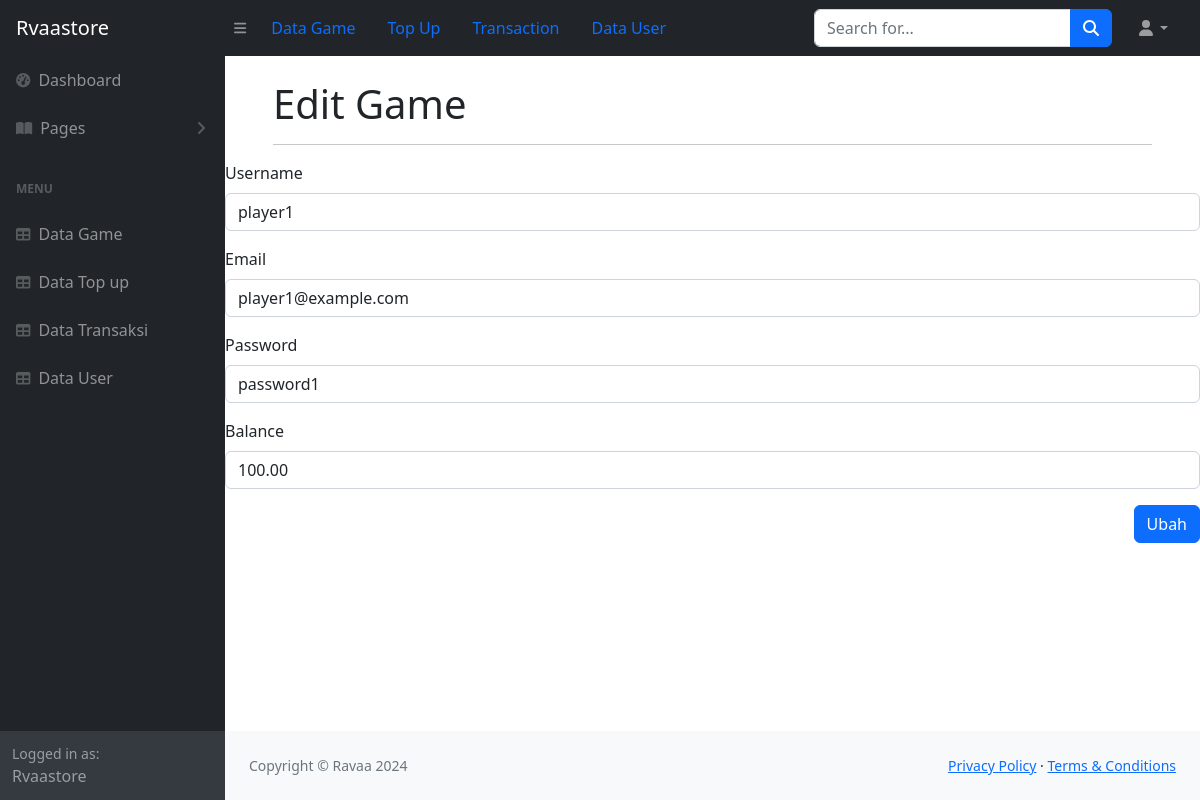
/nyoba/ubah_user.php?id=1, run on the app's committed database.
### tables this page shows
CREATE TABLE `users` (
  `id` int(11) NOT NULL,
  `username` varchar(50) NOT NULL,
  `email` varchar(100) NOT NULL,
  `password` varchar(100) NOT NULL,
  `balance` decimal(10,2) DEFAULT 0.00
);

### nyoba/config/controller.php (called while the page is built, shortened)
<?php
function select($query){
    global $db;
    $result = mysqli_query($db, $query);
    while ($row = mysqli_fetch_assoc($result)){
        $rows[] = $row;
    }
    return $rows;
}

### nyoba/ubah_user.php (the view, shortened to what this page needs)
<?php
include 'layouts/header.php';
$id_user = (int)$_GET['id'];
$user = select("SELECT * FROM users WHERE id = $id_user")[0];
?>
<div id="layoutSidenav_content">
    <div class="container-fluid px-5">
        <h1 class="mt-4">Edit Game</h1><hr>
    </div>
    <form action="" method="post">
    <div class="mb-3">
        <label for="username" class="form-label">Username</label>
        <input type="text" class="form-control" id="username" name="username" value="<?= $user['username']; ?>" required>
    </div>
    <div class="mb-3">
        <label for="email" class="form-label">Email</label>
        <input type="text" class="form-control" id="email" name="email" value="<?= $user['email']; ?>"required>
    </div>
    <div class="mb-3">
        <label for="password" class="form-label">Password</label>
        <input type="text" class="form-control" id="password" name="password" value="<?= $user['password']; ?>"required>
    </div>
    <div class="mb-3">
        <label for="balance" class="form-label">Balance</label>
        <input type="text" class="form-control" id="balance" name="balance" value="<?= $user['balance']; ?>"required>
    </div>
    <button type="submit" name="ubah" class="btn btn-primary" style="float:right;">Ubah</button>
    </form>
<?php
include 'layouts/footer.php';
?>

### data on the page
users: username "player1", email "player1@example.com", password "password1", balance "100.00"
